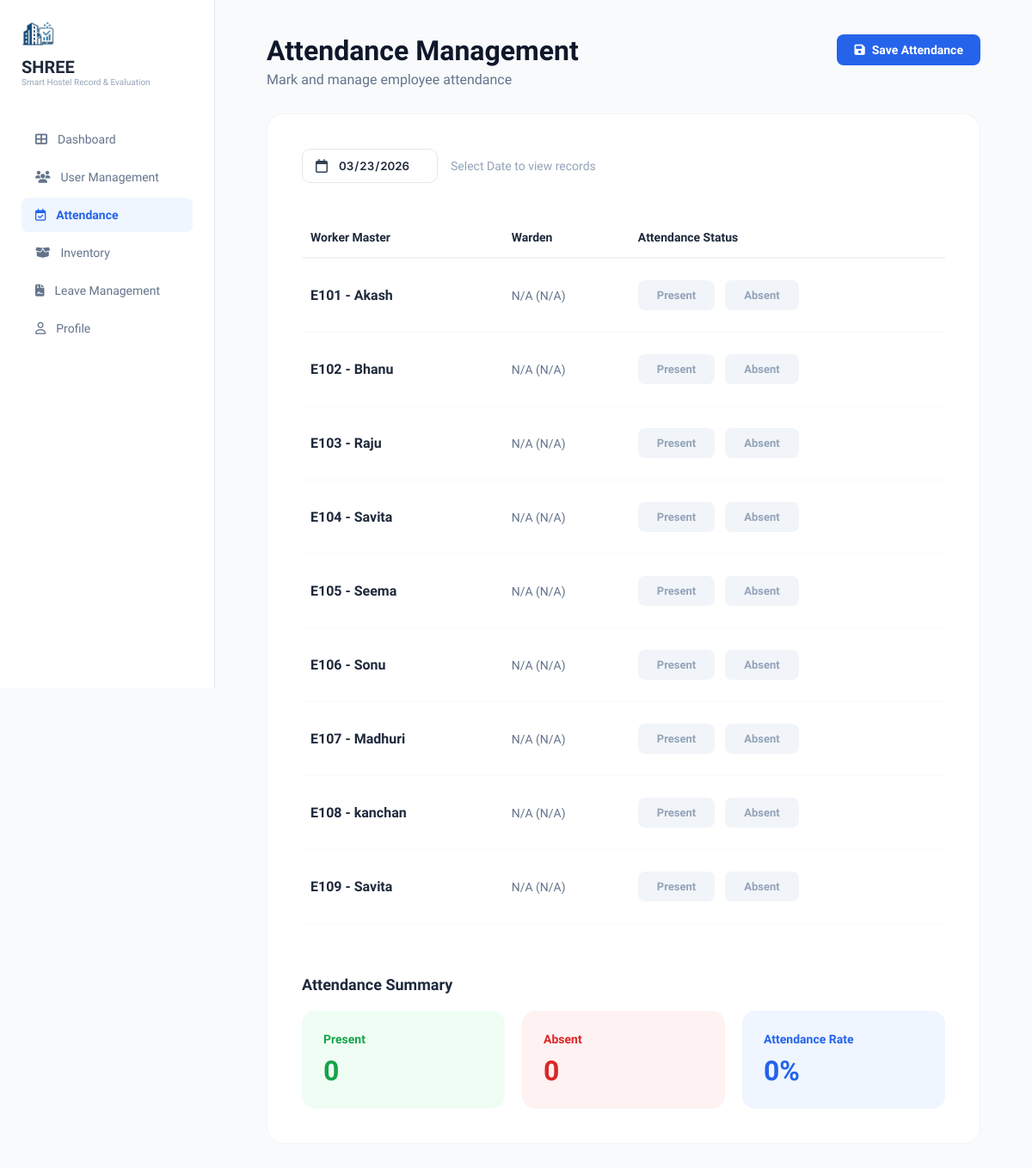
The app's page /Shree-admin/attendance/ (signed in), older data.
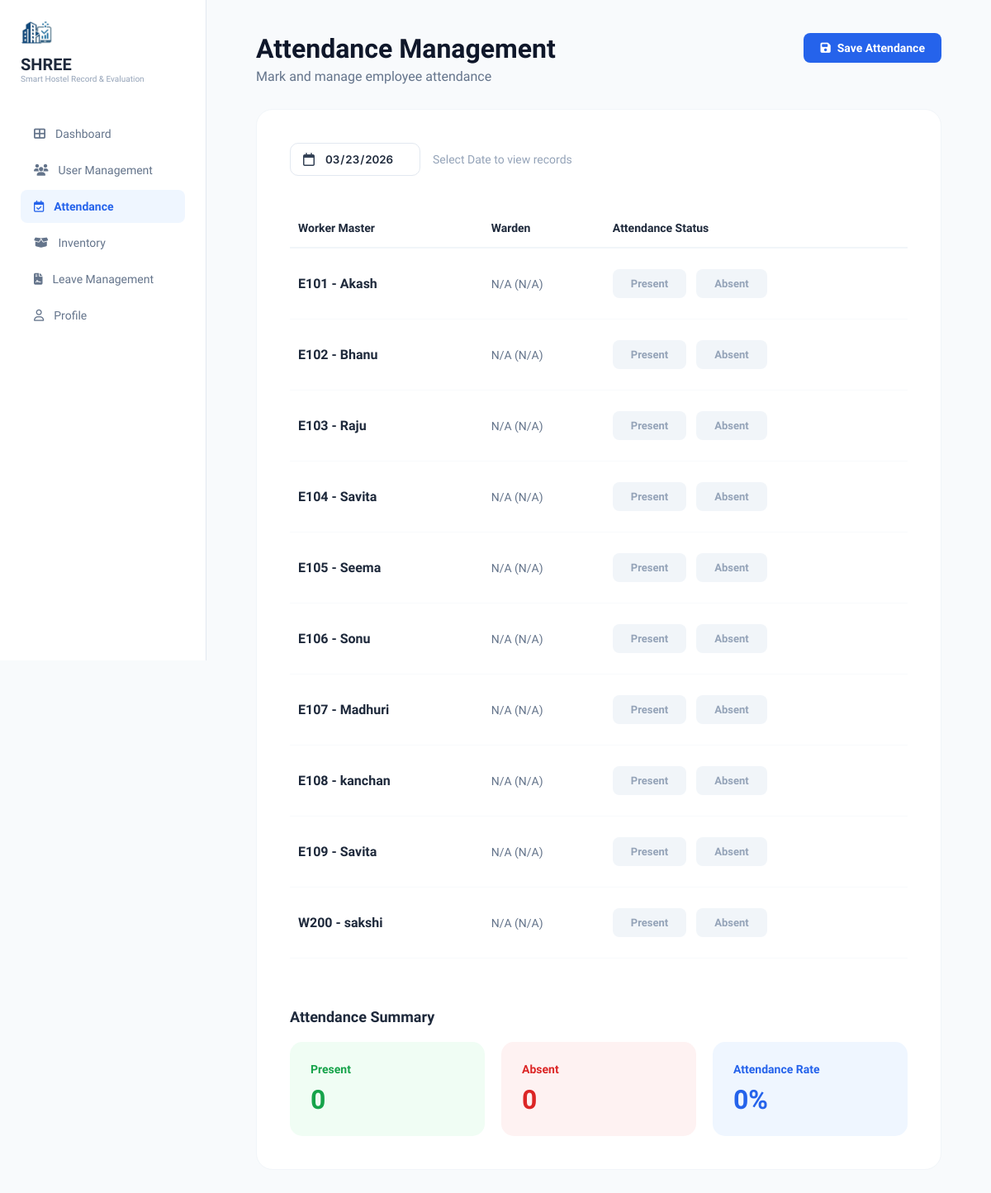
The same page, newer data.
### accounts/models.py (models this page shows, shortened)
class UniversityID(models.Model):
    university_id = models.CharField(max_length=50, unique=True)
    full_name = models.CharField(max_length=100)
    role = models.CharField(max_length=20, choices=User.ROLE_CHOICES)
    is_used = models.BooleanField(default=False)

### Shree1/views.py (the view, shortened to what this page needs)
# urls.py: path('Shree-admin/attendance/', views.admin_attendance, name='admin_attendance'),
@login_required
def admin_attendance(request):
    master_workers = UniversityID.objects.filter(role='worker')
    today = timezone.now().date()
    today_str = today.strftime('%Y-%m-%d')
    selected_date_str = request.GET.get('date')
    if selected_date_str:
        try:
            current_date_obj = datetime.strptime(selected_date_str, '%Y-%m-%d').date()
            current_date_str = selected_date_str
        except ValueError:
            current_date_obj = today
            current_date_str = today_str
    else:
        current_date_obj = today
        current_date_str = today_str
    worker_data_list = []
    present_count = 0
    absent_count = 0
    attendances = list(Attendance.objects.filter(date=current_date_obj))
    if not attendances:
        attendances = list(Attendance.objects.filter(date=current_date_str))
    for master in master_workers:
        db_status = ""
        warden_name = "N/A"
        warden_id = "N/A"
        master_id_clean = str(master.university_id).strip().lower()
        if db_status.lower() == 'present':
            present_count += 1
        elif db_status.lower() == 'absent':
            absent_count += 1
        worker_data_list.append({
            'worker_id': master.university_id, # UI par dikhane ke liye
            'name': master.full_name,          # UI par dikhane ke liye
            'status': db_status,
            'warden_name': warden_name,
            'warden_id': warden_id,
        })
    return render(request, 'Shree1/admin_attendance.html', {
        'workers': worker_data_list,
        'today_str': today_str,
        'current_date_str': current_date_str,
        'present_count': present_count,
        'absent_count': absent_count,
    })

### templates/Shree1/admin_attendance.html (shortened to what the changed rows need)
{% load static %}
<!doctype html>
<html lang="en">
  <head>
    <link
      rel="stylesheet"
      href="{% static 'Shree1/css/dashboardAdmin.css' %}"
    />
    <link
      rel="stylesheet"
      href="{% static 'Shree1/css/admin_attendance.css' %}"
    />
    <link
      rel="stylesheet"
      href="https://cdnjs.cloudflare.com/ajax/libs/font-awesome/6.5.1/css/all.min.css"
    />
  </head>
  <body>
    <div class="page-container">
      <aside class="sidebar">
        <div class="logo-area">
          <div class="logo-text">
            <h2 class="brand-name">SHREE</h2>
          </div>
        </div>
      </aside>
      <main class="main-body">
        <header class="main-header">
          <div class="header-left">
            <h1>Attendance Management</h1>
          </div>
        </header>
        <div class="white-card">
          <form method="POST" id="attendanceForm">
            <table class="data-table">
              <thead>
                <tr>
                  <th>Worker Master</th>
                  <th>Warden</th>
                  <th>Attendance Status</th>
                </tr>
              </thead>
              <tbody>
                {% for worker in workers %}
                <tr>
                  <td class="name-cell">
                    {{ worker.worker_id }} - {{ worker.name }}
                  </td>
                  <td class="muted-cell">
                    {{ worker.warden_name }} ({{ worker.warden_id }})
                  </td>
                  <td>
                    <div class="toggle-group">
                      <label for="p_{{ worker.worker_id }}" class="lbl-present"
                        >Present</label
                      >
                      <label for="a_{{ worker.worker_id }}" class="lbl-absent"
                        >Absent</label
                      >
                    </div>
                  </td>
                </tr>
                {% endfor %}
              </tbody>
            </table>
          </form>
          <div class="summary-section">
            <div class="summary-grid">
              <div class="sum-card green-sum">
                <h2 id="present-count">{{ present_count }}</h2>
              </div>
              <div class="sum-card red-sum">
                <h2 id="absent-count">{{ absent_count }}</h2>
              </div>
              <div class="sum-card blue-sum">
                <h2 id="attendance-rate">0%</h2>
              </div>
            </div>
          </div>
        </div>
      </main>
    </div>
  </body>
</html>

Row changes from the older to the newer data that the page shows:
added UniversityID: worker_id "W200", name "sakshi"
Text that changed along with them:
new list line: "- N/A ( N/A ) Present Absent"
